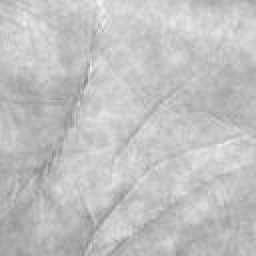
%> input picture 20230506 掌纹识别系统/010_1_r.jpg, 128 x 128 px (shown 2 times larger)
$ octave pca_jieguo.m   (GNU Octave 9; MATLAB toolbox functions it lacks are replaced by stand-ins)
%> lines starting %> are read from the running program, lines starting %| are printed output that depends on the picture
%对原始数据进行预处理
data = imread('010_1_r.jpg');
%> data is the input picture: size 128x128 uint8; min 142, max 243, mean 193.1
subplot(1,2,1)
imshow(data)
title('原始图像')
%图像灰度化
data =data;
data = im2double(data);
%> data: size 128x128 double
%原始图像展示
subplot(1,2,2)
imshow(data)
title('原始图像灰度图')

% [29 lines of commented-out code are left out]
d_mean = mean(data);
%> d_mean = 128 values, max 0.801 at index 53, min 0.719 at index 1, mean 0.757
d_mean(length(data(:,1)),length(d_mean)) = 0;
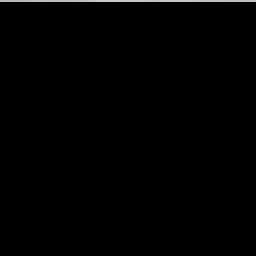
%> d_mean: size 128x128 double (shown 2 times larger); min 0, max 0.801, mean 0.00592
for j = 1:length(d_mean)
    d_mean(:,j) = d_mean(1,j);
end
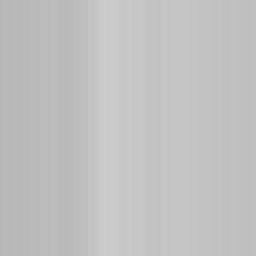
%> d_mean: size 128x128 double (shown 2 times larger); min 0.719, max 0.801, mean 0.757
data_mean = data-d_mean;
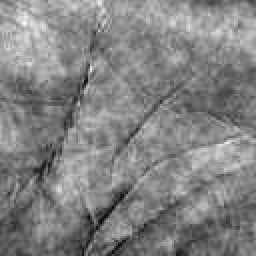
%> data_mean: size 128x128 double (shown 2 times larger); min -0.212, max 0.201, mean 4.43e-16; drawn with min black and max white
temp = cov(data_mean);
[V,D] = eig(temp);
[S,D_index] = sort(diag(sqrt(D)),'descend');
%> S = 128 values, max 0.351 at index 1, min 8.22e-10 at index 128, mean 0.0242; D_index = 128 values, max 128 at index 1, min 1 at index 128, mean 64.5
S = diag(S);
V=V(:, D_index);


cul = 0;
S_sum = sum(sum(S));
%> S_sum = 3.1
V = V(:,1:3);
%> V = 128 rows, first 12: [0.0994 0.047 0.0382; 0.103 0.0573 0.0176; 0.106 0.0676 -0.00257; 0.111 0.0712 0.00128; 0.113 0.0745 0.0295; 0.12 0.059 0.0161; 0.127 0.0484 0.000185; 0.135 0.0488 0.0032; 0.149 0.0706 0.0405; 0.164 0.0952 0.0306; 0.156 0.121 0.0163; 0.148 0.133 0.00414]
%展示结果
finData =data_mean * V;
%> finData = 128 rows, first 12: [0.159 0.124 0.468; 0.233 0.121 0.473; 0.341 0.1 0.41; 0.439 0.0887 0.302; 0.493 0.097 0.237; 0.519 0.0838 0.204; 0.548 0.0468 0.14; 0.582 0.0265 0.0784; 0.618 0.0659 0.0106; 0.652 0.082 -0.0113; 0.666 0.148 -0.0397; 0.642 0.227 -0.0843]
%生成新的数据
majorData = finData*V'+ d_mean;
subplot(1,2,2)
imshow(majorData)
title('PCA提取主要特征之后的图像')

$ run again, with 20230506 掌纹识别系统/002_1_r.jpg copied over 20230506 掌纹识别系统/010_1_r.jpg
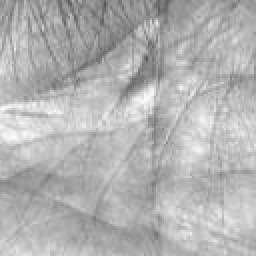
%> input picture 20230506 掌纹识别系统/002_1_r.jpg, 128 x 128 px (shown 2 times larger)
%> data is the input picture: size 128x128 uint8; min 85, max 253, mean 178.4
%> data: size 128x128 double
%> `d_mean = mean(data);`: d_mean = 128 values, max 0.75 at index 95, min 0.613 at index 78, mean 0.7
%> `data_mean = data-d_mean;`:
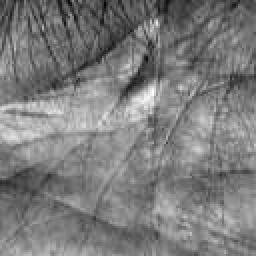
%> data_mean: size 128x128 double (shown 2 times larger); min -0.331, max 0.347, mean 3.4e-16; drawn with min black and max white
%> D_index = 128 values, max 128 at index 1, min 1 at index 128, mean 64.5
%> V = 128 rows, first 12: [0.105 -0.0767 -0.0216; 0.111 -0.0823 -0.0492; 0.106 -0.102 -0.0435; 0.0928 -0.116 -0.0126; 0.105 -0.115 -0.0188; 0.112 -0.113 -0.0394; 0.0999 -0.107 0.0448; 0.0789 -0.153 0.127; 0.0896 -0.158 0.102; 0.108 -0.134 0.0559; 0.0976 -0.15 0.0564; 0.0799 -0.174 0.0787]
%> finData = 128 rows, first 12: [-1.46 -0.117 0.294; -1.43 -0.186 0.31; -1.38 -0.236 0.308; -1.31 -0.267 0.298; -1.22 -0.32 0.276; -1.15 -0.341 0.24; -1.09 -0.295 0.216; -1.04 -0.243 0.219; -1.04 -0.201 0.241; -0.973 -0.102 0.286; -0.861 -0.0518 0.397; -0.789 -0.0501 0.485]
%> `majorData = finData*V'+ d_mean;`:
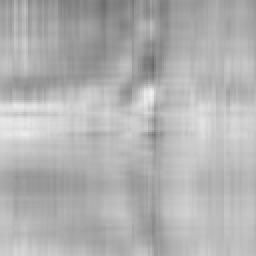
%> majorData: size 128x128 double (shown 2 times larger); min 0.413, max 0.951, mean 0.7

$ run again, with 20230506 掌纹识别系统/007_5.bmp saved as 20230506 掌纹识别系统/010_1_r.jpg
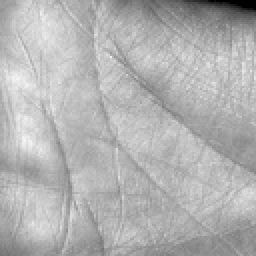
%> input picture 20230506 掌纹识别系统/007_5.bmp, 128 x 128 px (shown 2 times larger)
%> data is the input picture: size 128x128 uint8; min 0, max 246, mean 177.8
%> data: size 128x128 double
%> `d_mean = mean(data);`: d_mean = 128 values, max 0.789 at index 20, min 0.63 at index 116, mean 0.697
%> after the loop `for j = 1:length(d_mean)`:
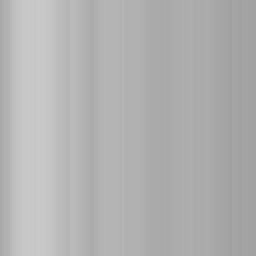
%> d_mean: size 128x128 double (shown 2 times larger); min 0.63, max 0.789, mean 0.697
%> D_index = 128 values, max 128 at index 1, min 1 at index 128, mean 64.5
%> V = 128 rows, first 12: [0.045 -0.116 0.0334; 0.051 -0.118 0.0451; 0.0556 -0.134 0.0237; 0.0512 -0.143 0.0829; 0.0496 -0.151 0.0745; 0.0523 -0.162 0.0517; 0.0547 -0.184 0.0735; 0.051 -0.191 0.0604; 0.0467 -0.208 0.0288; 0.0399 -0.192 0.0414; 0.0319 -0.197 0.0125; 0.0239 -0.211 -0.0491]
%> finData = 128 rows, first 12: [-3.87 -0.329 0.223; -3.52 -0.344 0.145; -3.19 -0.331 0.116; -2.87 -0.342 0.144; -2.48 -0.318 0.133; -2.12 -0.343 0.168; -1.82 -0.4 0.214; -1.62 -0.376 0.198; -1.44 -0.359 0.14; -1.25 -0.353 0.125; -1.05 -0.387 0.104; -0.882 -0.396 0.0827]
%> `majorData = finData*V'+ d_mean;`:
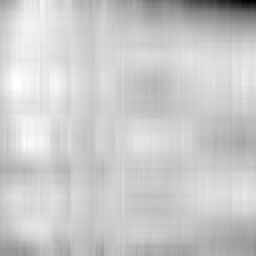
%> majorData: size 128x128 double (shown 2 times larger); min -0.0906, max 0.901, mean 0.697; drawn with min black and max white
